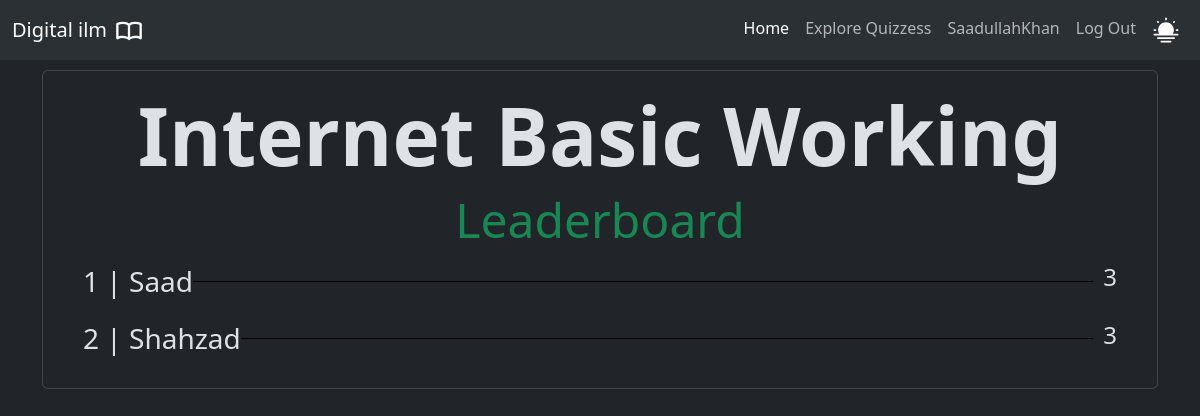
Page /learn/3/leaderboard/ (signed in) on the committed database.
### learn/models.py (models this page shows, shortened)
class QuestionSheet(models.Model):
    title = models.CharField(max_length=200)
    tutor = models.ForeignKey(User, on_delete=models.CASCADE, related_name="tutor")
    l = [
        (1, 1),
        (2, 2),
        (3, 3),
        (4, 4),
        (5, 5)]
    level = models.IntegerField(choices=l, default=1)

class Student(models.Model):
    name = models.CharField(max_length=100)
    score = models.IntegerField()
    attempted_sheet = models.ForeignKey(QuestionSheet, on_delete=models.CASCADE, related_name="attempted_sheet")

### learn/views.py (the view)
# urls.py: path('<int:question_sheet_id>/leaderboard/', views.leaderboard_by_id, name="leaderboard_by_id"),
def leaderboard_by_id(request, question_sheet_id):
    raw_question_sheet = QuestionSheet.objects.filter(id=question_sheet_id)
    if not raw_question_sheet:
        return render(request, 'question_sheet.html', {"found": 0})
    question_sheet = raw_question_sheet[0]
    all_students = Student.objects.filter(attempted_sheet=question_sheet.id)
    redirected = request.GET.get('redirected', False)
    _student_id: str = request.GET.get('student_id', "")
    student_id = int(_student_id) if _student_id.isdigit() else None
    student = None
    if redirected and student_id:
        _student = Student.objects.filter(id=student_id, attempted_sheet=question_sheet.id)
        student = _student[0] if _student else None
    return render(request, 'leaderboard.html', {"question_sheet": question_sheet, "student": student, "all_students": all_students, "redirected": redirected})

### learn/templates/leaderboard.html (shortened to what this page needs)
{% extends "layout.html" %}
{% block body %}
<div class="container mt-5">
  <div class="card">
      <div class="card-body">
          <h1 class="card-title text-center display-1 fw-bold">{{ question_sheet.title }}</h1>
          <h1 class="card-title text-center display-5 text-success">Leaderboard</h1>
          {% for student in all_students %}
          <div class="mx-4 mb-2"
               style="
               display: flex;
               align-items: center;
               justify-content: space-between;
               ">
              <h3 class="mt-2 mr-2">
                {{ student.id }} | {{ student.name }}
              </h3>
              <span class=""
                    style="
                    flex-grow: 1;
                    border-bottom: 1px solid #000;
                    margin-right: 10px;
                    "></span>
              <h4>
                  {{ student.score }}
              </h4>
          </div>
          {% endfor %}
      </div>
  </div>
</div>
{% endblock %}

### templates/layout.html (shortened to what this page needs)
{% load static %}
<!DOCTYPE html>
<html lang="en" data-bs-theme="dark">
<head>
    <link rel="stylesheet" href="{% static 'bootstrap/css/bootstrap.min.css' %}">
      <link rel="stylesheet" href="{% static 'css/check.css' %}">
</head>
<body >
    {% block nav %}
    <div class="card">
        <header>
            <nav class="navbar navbar-expand-lg bg-body-tertiary fixed-top">
                <div class="container-fluid">
                  <a class="navbar-brand d-flex align-items-center gap-2" href="{% url 'home' %}"><span id="digitalilm">Digital ilm</span><span id="digitalilm-logo"></span></a>
                  <div class="offcanvas offcanvas-end lg-offcanvas-none" tabindex="-1" id="navContent">
                    <div class="offcanvas-body">
                      <ul class="navbar-nav ms-auto mb-2 mb-lg-0">
                        <li class="nav-item">
                          <a class="nav-link  active" aria-current="page" href="{% url 'home' %}">Home</a>
                        </li>
                        <li class="nav-item">
                          <a class="nav-link " href="{% url 'explore-quizzes' %}">Explore Quizzess</a>
                        </li>
                        {% if user.is_authenticated %}
                        <li class="nav-item">
                          <a href="{% url 'tutor' %}" class="nav-link">{{ user.username|truncatechars:20 }}</a>
                        </li>
                        <li class="nav-item">
                          <a href="{% url 'confirm-logout' %}" class="nav-link">Log Out</a>
                        </li>
                        {% endif %}
                        <li class="nav-item">
                          <button id="theme-toggle" onclick="themeToggle()" class="nav-link" aria-label="Toggle theme">
                          </button>
                        </li>
                      </ul>
                    </div>
                  </div>
                </div>
              </nav>
        </header>
</div>
{% endblock %}
{% block body %}{% endblock %}
</body>
</html>

### templates/layout.html (style rules this page uses)
body { padding: 20px; }
.offcanvas { border-left: none !important; }

### rows in the picture
QuestionSheet: title "Internet Basic Working"
Student: id "1", name "Saad", score "3"
Student: id "2", name "Shahzad", score "3"

### other values in the picture
{{ user.username|truncatechars:20 }} "SaadullahKhan"
